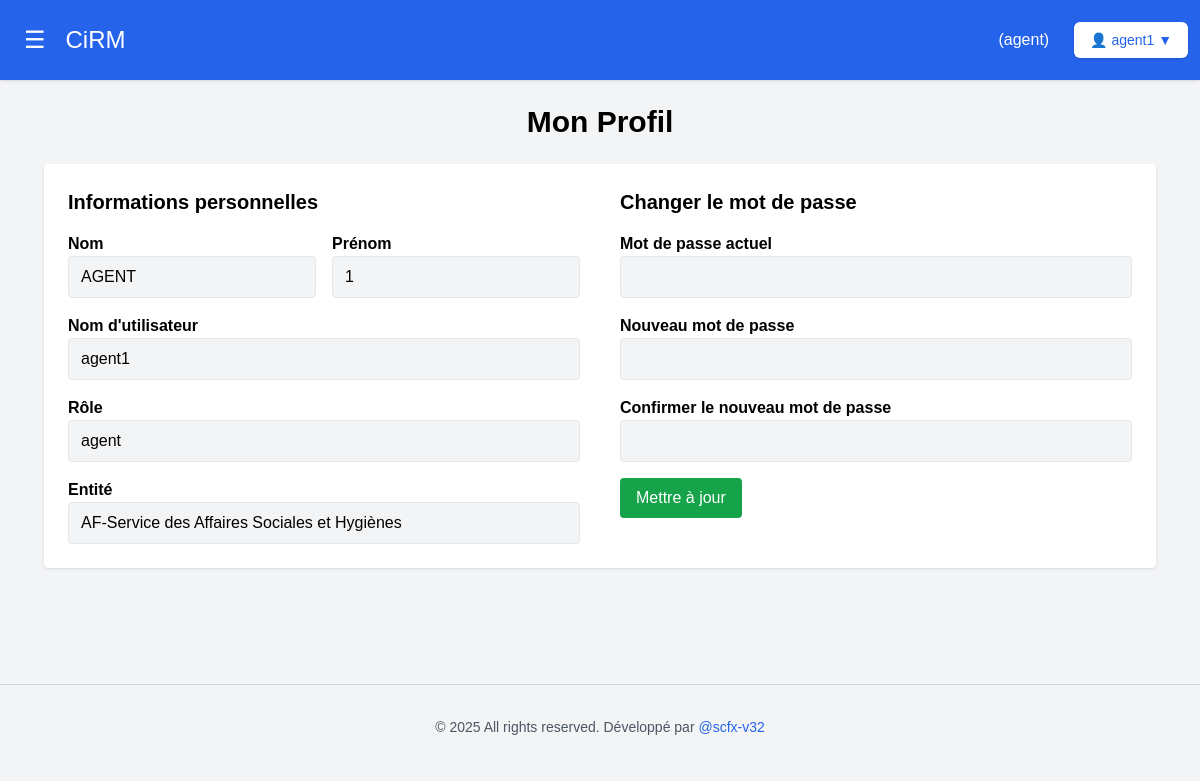
Page /profil.php (signed in) on the committed database.
### tables this page shows
CREATE TABLE `users` (
  `id` int(11) NOT NULL,
  `nom` varchar(100) NOT NULL,
  `prenom` varchar(100) NOT NULL,
  `username` varchar(100) NOT NULL,
  `type_id` int(11) DEFAULT NULL,
  `password` varchar(255) NOT NULL,
  `role` enum('admin','dispatcher','agent') NOT NULL,
  `entite_id` int(11) DEFAULT NULL,
  `created_at` timestamp NOT NULL DEFAULT current_timestamp()
);

CREATE TABLE `entites` (
  `id` int(11) NOT NULL,
  `nom` varchar(100) NOT NULL
);

### profil.php (the view, shortened to what this page needs)
<?php
require_once "config.php";
include_once "nav.php";
$id = $_SESSION["user_id"];
$stmt = $pdo->prepare("SELECT u.nom, u.prenom, u.username, u.role, e.nom AS entite_nom
                       FROM users u
                       LEFT JOIN entites e ON u.entite_id = e.id
                       WHERE u.id = ?");
$stmt->execute([$id]);
$user = $stmt->fetch(PDO::FETCH_ASSOC);
?>
<!DOCTYPE html>
<html lang="fr">
<head>
    <script src="https://cdn.tailwindcss.com"></script>
</head>
<body class="bg-gray-50 min-h-screen">
    <main id="mainContent" class="p-6 max-w-6xl mx-auto mt-10">
        <h2 class="text-3xl font-bold mb-6 text-center">Mon Profil</h2>
        <div class="grid grid-cols-1 md:grid-cols-2 gap-10 bg-white shadow rounded p-6">
            <div>
                <h3 class="text-xl font-semibold mb-4">Informations personnelles</h3>
                <div class="grid grid-cols-1 md:grid-cols-2 gap-4">
                    <div>
                        <label class="block font-semibold">Nom</label>
                        <input type="text" value="<?= htmlspecialchars($user["nom"]) ?>" disabled class="w-full px-3 py-2 border rounded bg-gray-100">
                    </div>
                    <div>
                        <label class="block font-semibold">Prénom</label>
                        <input type="text" value="<?= htmlspecialchars($user["prenom"]) ?>" disabled class="w-full px-3 py-2 border rounded bg-gray-100">
                    </div>
                </div>
                <div class="mt-4">
                    <label class="block font-semibold">Nom d'utilisateur</label>
                    <input type="text" value="<?= htmlspecialchars($user["username"]) ?>" disabled class="w-full px-3 py-2 border rounded bg-gray-100">
                </div>
                <div class="mt-4">
                    <label class="block font-semibold">Rôle</label>
                    <input type="text" value="<?= htmlspecialchars($user["role"]) ?>" disabled class="w-full px-3 py-2 border rounded bg-gray-100">
                </div>
                <div class="mt-4">
                    <label class="block font-semibold">Entité</label>
                    <input type="text" value="<?= $user["entite_nom"] ? htmlspecialchars($user["entite_nom"]) : '-' ?>" disabled class="w-full px-3 py-2 border rounded bg-gray-100">
                </div>
            </div>
            <div>
                <h3 class="text-xl font-semibold mb-4">Changer le mot de passe</h3>
                <form method="POST" class="space-y-4">
                    <div>
                        <label class="block font-semibold">Mot de passe actuel</label>
                        <input type="password" name="current_password" required class="w-full px-3 py-2 border rounded">
                    </div>
                    <div>
                        <label class="block font-semibold">Nouveau mot de passe</label>
                        <input type="password" name="new_password" required class="w-full px-3 py-2 border rounded">
                    </div>
                    <div>
                        <label class="block font-semibold">Confirmer le nouveau mot de passe</label>
                        <input type="password" name="confirm_password" required class="w-full px-3 py-2 border rounded">
                    </div>
                    <button type="submit" class="bg-green-600 hover:bg-green-700 text-white px-4 py-2 rounded">
                        Mettre à jour
                    </button>
                </form>
            </div>
        </div>
    </main>
    <?php include "footer.php"; ?>
</body>
</html>

### nav.php (style rules this page uses)
body { margin: 0; font-family: Arial, sans-serif; }
#mainContent { margin-top: 60px; padding: 20px; }
#mainContent input, #mainContent select, #mainContent textarea { background-color: #f3f4f6; }

### rows in the picture
users: nom "AGENT", prenom "1", username "agent1", role "agent", entite.nom "AF-Service des Affaires Sociales et Hygiènes"

### other values in the picture
$_SESSION["role"] "agent"
$_SESSION["username"] "agent1"
